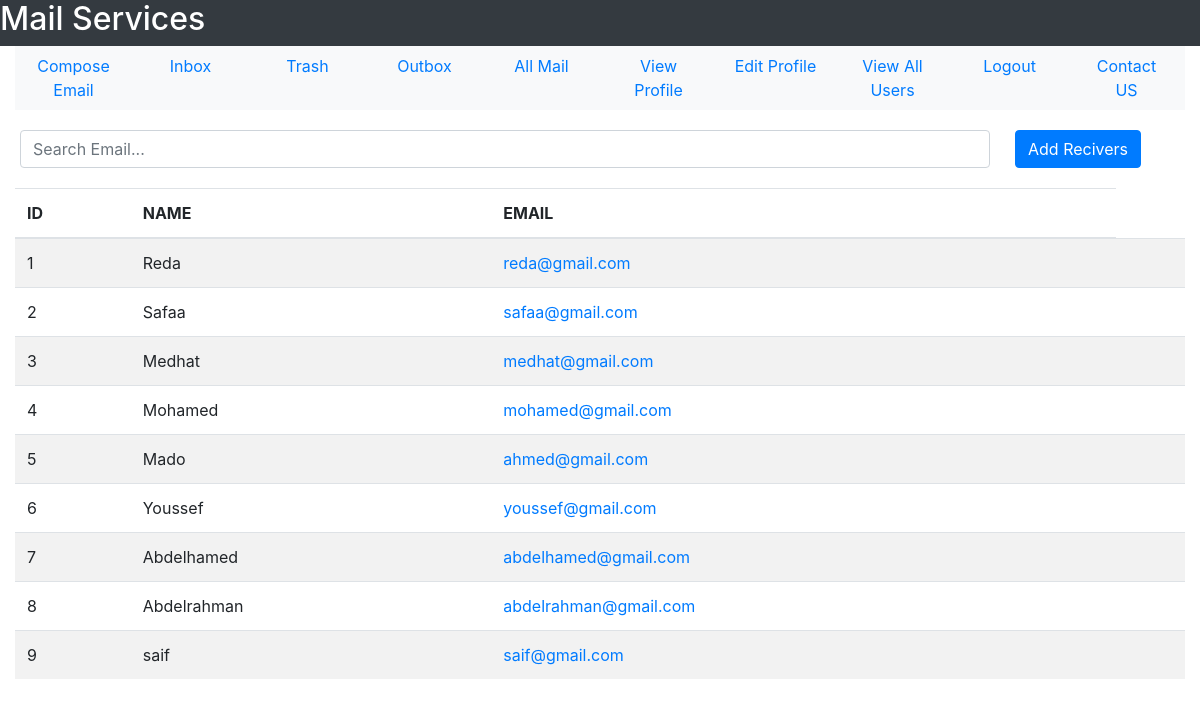
Before: /All-Users (signed in) with the older database file.
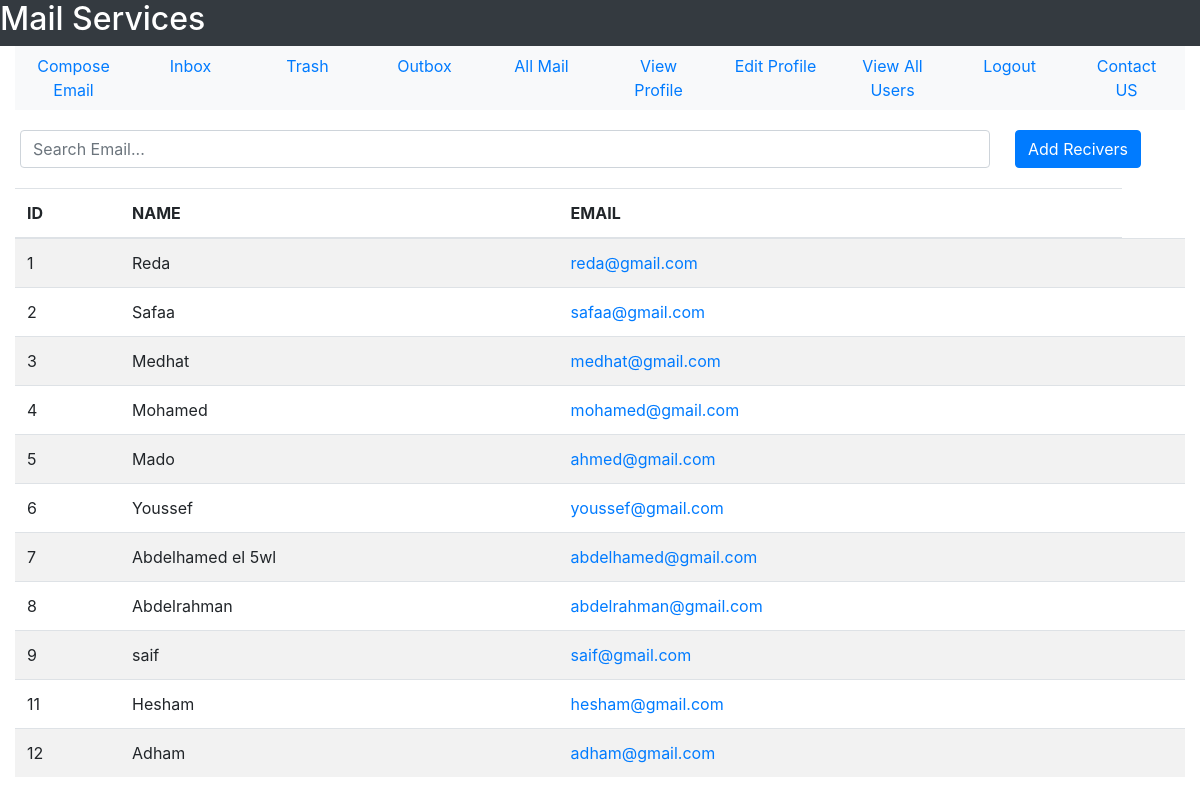
After: the same page with the newer database file.
### tables this page shows
CREATE TABLE user(user_id INTEGER PRIMARY KEY, user_name TEXT NOT NULL, user_email TEXT NOT NULL, user_password TEXT  NOT NULL, user_gender TEXT NOT NULL, user_date_of_birth TEXT NOT NULL, user_city TEXT NOT NULL, user_country TEXT NOT NULL, user_contact INTEGER, user_account_creation_date TEXT NOT NULL, user_active INTEGER DEFAULT 0 CHECK(user_active == 1 OR user_active == 0), UNIQUE(user_email));

### User/User_Profile/user.py (the view)
@user_profile_bp.route('/All-Users')
def view_all_users():
    sqlite_connection = sqlite3.connect('Mail_DB.db')
    select_allusers_query = """SELECT user_id , user_name, user_email FROM user WHERE user_id != ?;"""
    allUsers = sqlite_connection.execute(select_allusers_query, (get_user_id(session["email"]),)).fetchall()
    sqlite_connection.close()
    return render_template("User_Profile/allUsers.html", allUsers = allUsers)

### User/User_Mail/user_mail.py (called while the page is built)
def get_user_id(user_email):
    sqlite_connection = sqlite3.connect('MAIL_DB.db')
    select_user_query = """SELECT user_id FROM user WHERE user_email = ?;"""
    select_user_query_data = (user_email,)
    user_record = sqlite_connection.execute(select_user_query, select_user_query_data)
    user_id = 0
    for data in user_record:
        user_id = data[0]
    sqlite_connection.close()
    return user_id

### User/User_Profile/templates/User_Profile/allUsers.html (shortened to what this page needs)
<!DOCTYPE html>
<html lang = "en">
    <head>
        <link rel="stylesheet" href="https://maxcdn.bootstrapcdn.com/bootstrap/4.5.2/css/bootstrap.min.css">
    </head>
    <body>
        <div class = "container-fluid">
        <div class = "row bg-dark text-white">
            <h2>Mail Services</h2>
        </div>
        <div>
            <ul class = "nav nav-justified bg-light">
                <li class = 'nav-item'>
                    <a href = "{{url_for('user_mail_bp.compose_email')}}" class = 'nav-link'>Compose Email</a>
                </li>
                <li class = 'nav-item'>
                    <a href = "{{url_for('user_mail_bp.see_inbox')}}" class = 'nav-link'>Inbox</a>
                </li>
                <li class = 'nav-item'>
                    <a href = "{{url_for('user_mail_bp.trash')}}" class = 'nav-link'>Trash</a>
                </li>
                <li class = 'nav-item'>
                    <a href = "{{url_for('user_mail_bp.see_outbox')}}" class = 'nav-link'>Outbox</a>
                </li>
                <li class = 'nav-item'>
                    <a href = "{{url_for('user_mail_bp.see_all_mail')}}" class = 'nav-link'>All Mail</a>
                </li>
                <li class = 'nav-item'>
                    <a href = "{{url_for('user_profile_bp.view_profile')}}" class = 'nav-link'>View Profile</a>
                </li>
                <li class = 'nav-item'>
                    <a href = "{{url_for('user_profile_bp.edit_profile_form')}}" class = 'nav-link'>Edit Profile</a>
                </li>
                <li class = 'nav-item'>
                    <a href = "{{url_for('user_profile_bp.view_all_users')}}" class = 'nav-link'>View All Users</a>
                </li>
                <li class = 'nav-item'>
                    <a href = "{{url_for('user_profile_bp.logout')}}" class = 'nav-link'>Logout</a>
                </li>
                <li class = 'nav-item'>
                    <a href = "{{url_for('user_profile_bp.contact_us')}}" class = 'nav-link'>Contact US</a>
                </li>
            </ul>
        </div>
        <div class = "row">
            <div class = "col-10">
                <input type = "text" class = "form-control" id = "userInput" placeholder = "Search Email..." style = "margin-top: 20px;margin-bottom: 20px;">
            </div>
            <div class = "col-2">
                <button class = "btn btn-primary" id = "addReceiversButton" style = "margin-top: 20px;">Add Recivers</button>
            </div>
        </div>
        <table class = "table table-striped">
            <thead>
            <tr>
                <th>ID</th>
                <th>NAME</th>
                <th>EMAIL</th>
            </tr>
            </thead>
            <tbody>
            {%for user in allUsers:%}
                <tr id = "row">
                    <td id = "userID">{{user[0]}}</td>
                    <td id = "userName">{{user[1]}}</td>
                    <td><a id = "userMail" href = "{{url_for('user_mail_bp.compose_to_email', user_mail = user[2])}}">{{user[2]}}</a></td>
                    <td><button class = "btn btn-primary btn-sm" id = "addBtns" style = "display: none;">Add</button></td>
                </tr>
            {%endfor%}
            </tbody>
        </table>
        <div>
        <table style = "height: 100px;">
            <tr>
                <td>
                </td>
                <td>
                </td>
                <td>
                </td>
                <td>
                </td>
                </tr>
        </table>
        </div>
        </div>
    </body>
    </html>

Changed rows visible on the page:
changed user "abdelhamed@gmail.com": user_name "Abdelhamed" → "Abdelhamed el 5wl"
added user: user_id "11", user_name "Hesham", user_email "hesham@gmail.com"
added user: user_id "12", user_name "Adham", user_email "adham@gmail.com"
